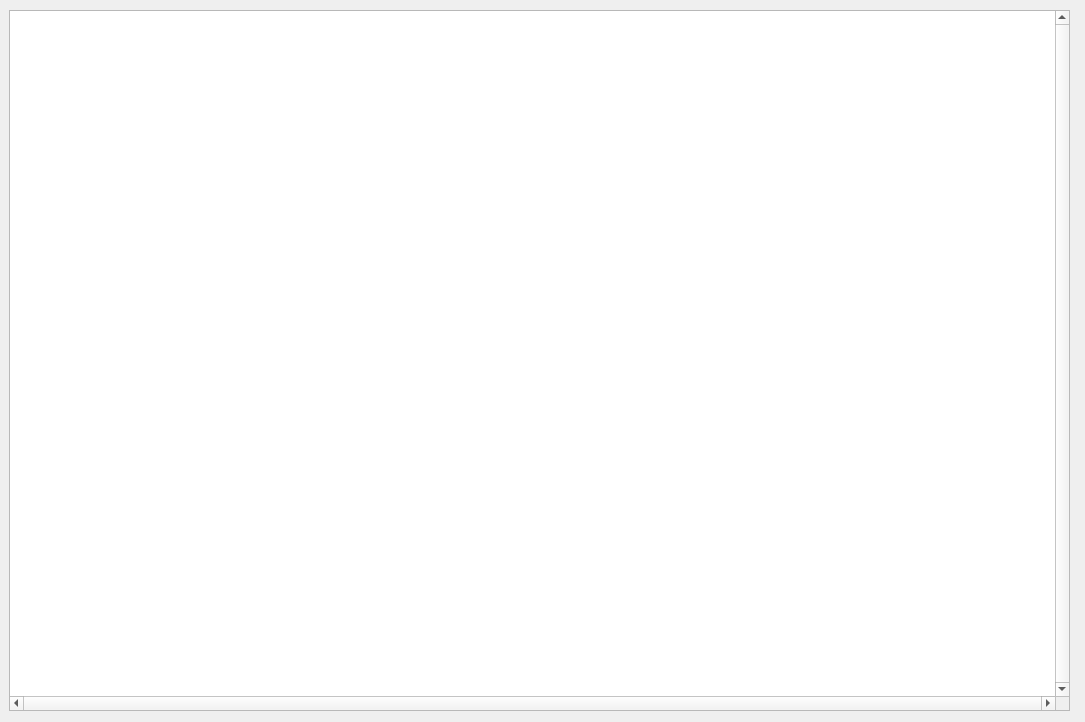
<?xml version="1.0" encoding="UTF-8"?>
<ui version="4.0">
 <class>BusinessObjectList</class>
 <widget class="QWidget" name="BusinessObjectList">
  <property name="geometry">
   <rect>
    <x>0</x>
    <y>0</y>
    <width>1085</width>
    <height>722</height>
   </rect>
  </property>
  <property name="sizePolicy">
   <sizepolicy hsizetype="Maximum" vsizetype="Maximum">
    <horstretch>0</horstretch>
    <verstretch>0</verstretch>
   </sizepolicy>
  </property>
  <property name="windowTitle">
   <string>Form</string>
  </property>
  <widget class="QTableWidget" name="tableWidget">
   <property name="geometry">
    <rect>
     <x>9</x>
     <y>10</y>
     <width>1061</width>
     <height>701</height>
    </rect>
   </property>
   <property name="verticalScrollBarPolicy">
    <enum>Qt::ScrollBarAlwaysOn</enum>
   </property>
   <property name="horizontalScrollBarPolicy">
    <enum>Qt::ScrollBarAlwaysOn</enum>
   </property>
  </widget>
  <widget class="QLabel" name="label_debug">
   <property name="geometry">
    <rect>
     <x>10</x>
     <y>10</y>
     <width>741</width>
     <height>16</height>
    </rect>
   </property>
   <property name="text">
    <string>Debug label</string>
   </property>
  </widget>
  <zorder>label_debug</zorder>
  <zorder>tableWidget</zorder>
 </widget>
 <resources/>
 <connections/>
</ui>
